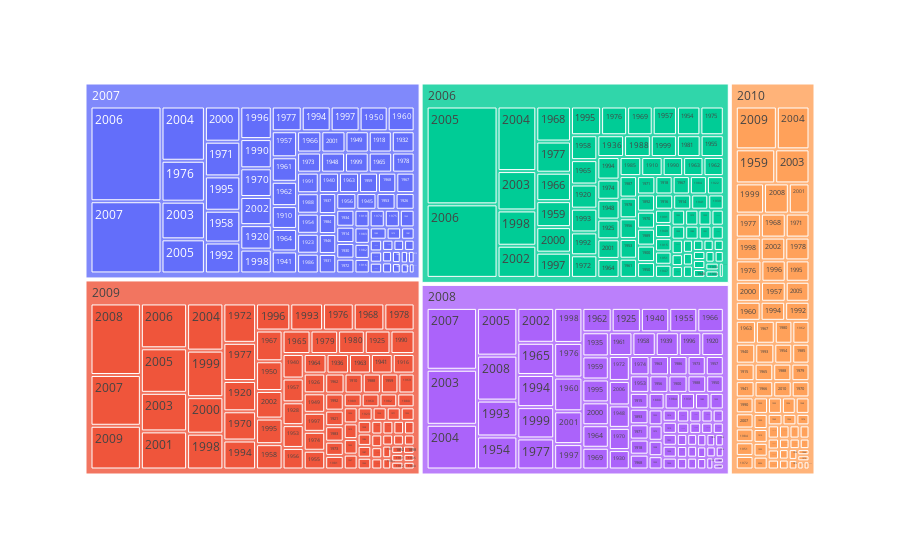

This figure's notebook cell:
### Code cell
fig = px.treemap(train, path=["YrSold", "YearBuilt"], values="SalePrice")
fig.show()

### Figure 1 — Plotly figure (JSON) as saved in the notebook; plotly's stock layout.template omitted (floating-point values rounded to 4 significant figures; data arrays with more than 128 entries replaced by an {"elided": "..."} marker saying what was removed)
{"data": [{"branchvalues": "total", "domain": {"x": [0, 1], "y": [0, 1]}, "hovertemplate": "labels=%{label}<br>SalePrice=%{value}<br>parent=%{parent}<br>id=%{id}<extra></extra>", "ids": {"elided": "431 str values"}, "labels": {"elided": "431 str values"}, "name": "", "parents": {"elided": "431 str values"}, "type": "treemap", "values": {"elided": "431 float values"}}], "layout": {"autosize": true, "legend": {"tracegroupgap": 0}, "margin": {"t": 60}}}
